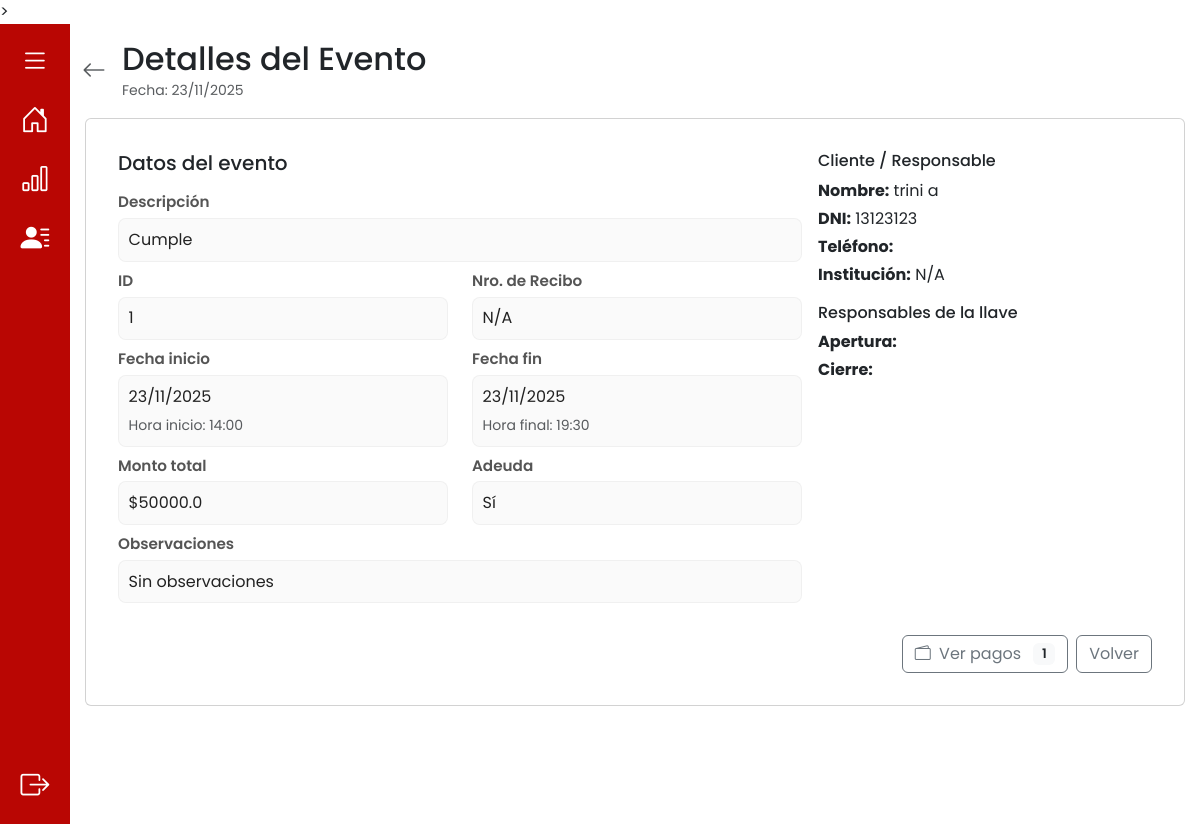
The app's page /eventos/detalles/1 (signed in) with its own data.
### app/models.py (models this page shows, shortened)
class Evento(db.Model):
    __tablename__ = 'evento'
    id_evento = db.Column(db.Integer, primary_key=True, autoincrement=True)
    descripcion = db.Column(db.String(100))
    fecha_inicio = db.Column(db.DateTime, nullable=False)
    fecha_fin = db.Column(db.DateTime, nullable=False)
    observaciones = db.Column(db.String(100))
    monto_total = db.Column(db.Numeric(10, 2), nullable=False)
    adeuda = db.Column(db.Boolean, default=True) #esto se actualiza cuando todos los pagos == monto total
    nro_recibo = db.Column(db.Integer) #esto se actualiza cuando todos los pagos == monto total
    dni = db.Column(db.String(20), db.ForeignKey('cliente.dni'), nullable=False)
    id_responsable_apertura = db.Column(db.Integer, db.ForeignKey('responsable_llave.id_responsable'))
    id_responsable_cierre = db.Column(db.Integer, db.ForeignKey('responsable_llave.id_responsable'))
    usuario_creacion = db.Column(db.String(10), db.ForeignKey('cuenta.nombre_usuario'), nullable=False)
    cliente = db.relationship('Cliente', back_populates='eventos')
    responsable_apertura = db.relationship('ResponsableLlave', foreign_keys=[id_responsable_apertura], back_populates='eventos_apertura')
    responsable_cierre = db.relationship('ResponsableLlave', foreign_keys=[id_responsable_cierre], back_populates='eventos_cierre')
    usuario = db.relationship('Cuenta', back_populates='eventos')
    pagos = db.relationship('Pago', back_populates='evento', cascade="all, delete-orphan")
    auditorias_evento = db.relationship('AuditoriaEvento', back_populates='evento', cascade="all, delete-orphan")

class Cliente(db.Model):
    __tablename__ = 'cliente'
    dni = db.Column(db.String(20), primary_key=True)
    nombre = db.Column(db.String(20), nullable=False)
    apellido = db.Column(db.String(20), nullable=False)
    telefono = db.Column(db.String(15), nullable=False)
    institucion = db.Column(db.String(40), nullable=True)
    eventos = db.relationship('Evento', back_populates='cliente', cascade="all, delete-orphan")

### app/routes/eventos_routes.py (the view)
@eventos_bp.route("/detalles/<int:id_evento>", methods=["GET"])
def detalles_evento(id_evento):
    evento = Evento.query.get_or_404(id_evento)
    return render_template("detalles_evento.html", evento=evento)

### app/models.py (called while the page is built)
    def es_administrador(self):
        return Administrador.query.filter_by(nombre_usuario=self.nombre_usuario).first() is not None

### app/templates/detalles_evento.html (shortened to what this page needs)
{% extends 'base.html' %}
{% block content %}
<div class="container py-3">
  <div class="d-flex align-items-center mb-3">
    <a href="{{ url_for('eventos_bp.eventos') }}" class="text-muted me-3" aria-label="Volver">
      <i class="bi bi-arrow-left fs-4"></i>
    </a>
    <div>
      <h2 class="m-0">Detalles del Evento</h2>
      {% if evento.fecha_inicio %}
        <small class="text-muted">Fecha: {{ evento.fecha_inicio.strftime('%d/%m/%Y') }}</small>
      {% endif %}
    </div>
  </div>
  <div class="d-flex justify-content-center">
    <div class="card card-main w-100" style="max-width:1100px;">
      <div class="card-body">
        <div class="row g-3">
          <div class="col-md-8">
            <div class="section-card">
              <h5 class="mb-3">Datos del evento</h5>
              <div class="mb-2">
                <div class="detalle-label">Descripción</div>
                <div class="detalle-value">{{ evento.descripcion }}</div>
              </div>
              <div class="row">
                <div class="col-md-6 mb-2">
                  <div class="detalle-label">ID</div>
                  <div class="detalle-value">{{ evento.id_evento }}</div>
                </div>
                <div class="col-md-6 mb-2">
                  <div class="detalle-label">Nro. de Recibo</div>
                  <div class="detalle-value">{{ evento.nro_recibo or 'N/A' }}</div>
                </div>
              </div>
              <div class="row">
                <div class="col-md-6 mb-2">
                  <div class="detalle-label">Fecha inicio</div>
                  {% set start_dt = None %}
                  {% set end_dt = None %}
                  {% if evento.fecha_inicio %}
                    {% if evento.fecha_inicio is string and '|' in evento.fecha_inicio %}
                      {% set parts = evento.fecha_inicio.split('|') %}
                      {% set start_dt = parts[0] %}
                      {% set end_dt = parts[1] %}
                    {% else %}
                      {% set start_dt = evento.fecha_inicio %}
                      {% set end_dt = evento.fecha_fin if evento.fecha_fin is defined else None %}
                    {% endif %}
                  {% endif %}
                  <div class="detalle-value">
                    {% if start_dt %}
                      {% if start_dt is string %}
                        {{ start_dt.split(' ')[0] }}
                      {% else %}
                        {{ start_dt.strftime('%d/%m/%Y') }}
                      {% endif %}
                    {% else %}
                      —
                    {% endif %}
                    <div class="text-muted mt-1"><small>
                      Hora inicio:
                      {% if start_dt %}
                        {% if start_dt is string %}
                          {% if ' ' in start_dt %}
                            {{ start_dt.split(' ')[1][0:5] }}
                          {% else %}
                            {{ start_dt[0:5] }}
                          {% endif %}
                        {% else %}
                          {{ start_dt.strftime('%H:%M') }}
                        {% endif %}
                      {% else %}
                        —
                      {% endif %}
                    </small></div>
                  </div>
                </div>
                <div class="col-md-6 mb-2">
                  <div class="detalle-label">Fecha fin</div>
                  <div class="detalle-value">
                    {% if end_dt %}
                      {% if end_dt is string %}
                        {{ end_dt.split(' ')[0] }}
                      {% else %}
                        {{ end_dt.strftime('%d/%m/%Y') }}
                      {% endif %}
                    {% endif %}
                    <div class="text-muted mt-1"><small>
                      Hora final:
                      {% set time_src = end_dt if end_dt else (evento.fecha_fin if evento.fecha_fin is defined else None) %}
                      {% if time_src %}
                        {% if time_src is string %}
                          {% if ' ' in time_src %}
                            {{ time_src.split(' ')[1][0:5] }}
                          {% else %}
                            {{ time_src[0:5] }}
                          {% endif %}
                        {% else %}
                          {{ time_src.strftime('%H:%M') }}
                        {% endif %}
                      {% else %}
                        —
                      {% endif %}
                    </small></div>
                  </div>
                </div>
              </div>
              <div class="row">
                <div class="col-md-6 mb-2">
                  <div class="detalle-label">Monto total</div>
                  <div class="detalle-value">${{ evento.monto_total | float | round(2) }}</div>
                </div>
                <div class="col-md-6 mb-2">
                  <div class="detalle-label">Adeuda</div>
                  <div class="detalle-value">{{ 'Sí' if evento.adeuda else 'No' }}</div>
                </div>
              </div>
              <div class="mb-2">
                <div class="detalle-label">Observaciones</div>
                <div class="detalle-value">{{ evento.observaciones or 'Sin observaciones' }}</div>
              </div>
            </div>
          </div>
          <div class="col-md-4">
            <div class="section-card mb-3">
              <h6 class="mb-2">Cliente / Responsable</h6>
              <p class="mb-1"><strong>Nombre:</strong> {{ evento.cliente.nombre }} {{ evento.cliente.apellido }}</p>
              <p class="mb-1"><strong>DNI:</strong> {{ evento.cliente.dni }}</p>
              <p class="mb-1"><strong>Teléfono:</strong> {{ evento.cliente.telefono }}</p>
              <p class="mb-1"><strong>Institución:</strong> {{ evento.cliente.institucion or 'N/A' }}</p>
            </div>
            <div class="section-card">
              <h6 class="mb-2">Responsables de la llave</h6>
              <p class="mb-1"><strong>Apertura:</strong>
              </p>
              <p class="mb-1"><strong>Cierre:</strong>
              </p>
            </div>
          </div>
        </div>
        <div class="d-flex justify-content-end gap-2 mt-4">
          <a href="{{ url_for('ingresos.pagos', id_evento=evento.id_evento) }}" class="btn btn-outline-secondary">
            <i class="bi bi-wallet2 me-1"></i> Ver pagos
            {% if evento.pagos %}
              <span class="badge bg-light text-dark ms-2">{{ evento.pagos|length }}</span>
            {% endif %}
          </a>
          <a href="{{ url_for('eventos_bp.eventos') }}" class="btn btn-outline-secondary">Volver</a>
        </div>
      </div>
    </div>
  </div>
</div>
{% endblock %}

### app/static/css/style.css (style rules this page uses)
:root { --color-primario: #b90603; --color-hover: #ffe4e4; --color-btn: #ec221f; }
html, body { height: 100%; margin: 0; overflow-x: hidden; }
body { font-family: "Poppins", sans-serif; font-weight: 400; font-style: normal; margin: 0; padding: 0; }
.detalle-label { font-weight: 600; color: #555; font-size: 0.95rem; margin-bottom: 0.25rem; }
.detalle-value { background: #fafafa; border: 1px solid rgba(0, 0, 0, 0.04); padding: 0.55rem 0.6rem; border-radius: 8px; color: #222; }
.card-main { padding: 1rem; }
.btn .badge { font-weight: 600; font-size: 0.82rem; }

### records on screen
Evento: fecha_inicio "23/11/2025", descripcion "Cumple", id_evento "1", nro_recibo "N/A", strftime "23/11/2025", strftime "14:00", strftime "19:30", monto_total "50000.0", adeuda "Sí", observaciones "Sin observaciones"
Cliente: cliente.nombre "trini", cliente.apellido "a", cliente.dni "13123123", cliente "N/A"

### other values on screen
{{ evento.pagos|length }} "1"
